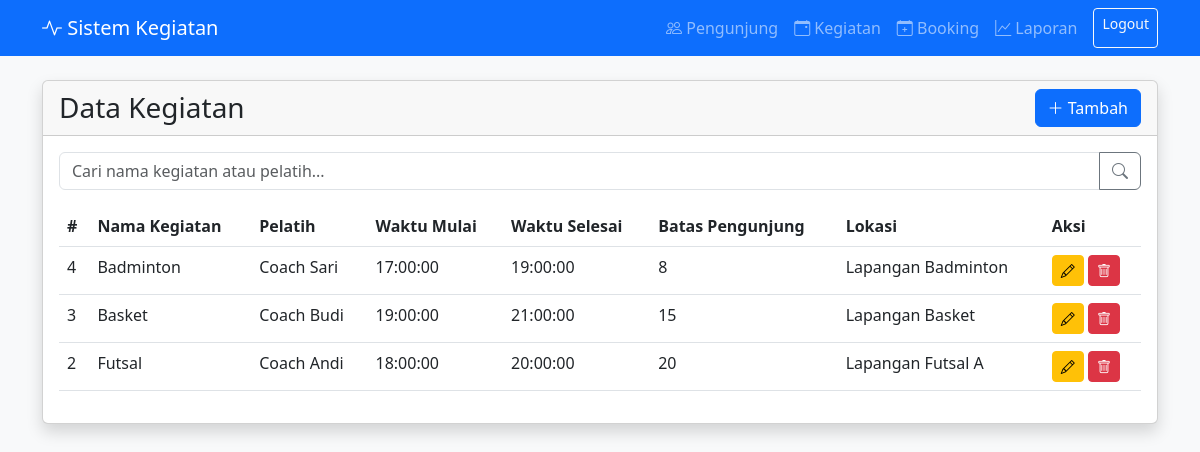
The page /kegiatan.php (signed in) on the database its author committed.
### tables this page shows
CREATE TABLE `kegiatan` (
  `id_kegiatan` int(11) NOT NULL,
  `nama_kegiatan` varchar(255) NOT NULL,
  `pelatih` varchar(100) NOT NULL,
  `waktu_mulai` time NOT NULL,
  `waktu_selesai` time NOT NULL,
  `batas_pengunjung` int(11) NOT NULL,
  `lokasi` varchar(100) NOT NULL,
  `status` enum('aktif','nonaktif') NOT NULL DEFAULT 'aktif'
);

### kegiatan.php (the view, shortened to what this page needs)
<?php
include 'config.php';
include 'header.php';
$search = '';
$params = [];
$sql = "SELECT * FROM kegiatan";
$sql .= " ORDER BY id_kegiatan DESC";
if ($params) {
    $stmt = mysqli_prepare($conn, $sql);
    mysqli_stmt_bind_param($stmt, ...$params);
    mysqli_stmt_execute($stmt);
    $result = mysqli_stmt_get_result($stmt);
} else {
    $result = mysqli_query($conn, $sql);
}
?>
<div class="card shadow">
  <div class="card-header d-flex justify-content-between align-items-center">
    <h3 class="mb-0">Data Kegiatan</h3>
    <div>
      <button class="btn btn-primary" data-bs-toggle="modal" data-bs-target="#tambahModal">
        <i class="bi bi-plus-lg"></i> Tambah
      </button>
    </div>
  </div>
  <div class="card-body">
    <form class="mb-3" method="GET" action="kegiatan.php">
      <div class="input-group">
        <input type="text" name="q" class="form-control" placeholder="Cari nama kegiatan atau pelatih..." value="<?= htmlspecialchars($search) ?>">
        <button class="btn btn-outline-secondary" type="submit"><i class="bi bi-search"></i></button>
      </div>
    </form>
    <table class="table table-hover">
      <thead>
        <tr>
          <th>#</th>
          <th>Nama Kegiatan</th>
          <th>Pelatih</th>
          <th>Waktu Mulai</th>
          <th>Waktu Selesai</th>
          <th>Batas Pengunjung</th>
          <th>Lokasi</th>
          <th>Aksi</th>
        </tr>
      </thead>
      <tbody>
        <?php while ($row = mysqli_fetch_assoc($result)): ?>
        <tr>
          <td><?= $row['id_kegiatan']; ?></td>
          <td><?= htmlspecialchars($row['nama_kegiatan']); ?></td>
          <td><?= htmlspecialchars($row['pelatih']); ?></td>
          <td><?= $row['waktu_mulai']; ?></td>
          <td><?= $row['waktu_selesai']; ?></td>
          <td><?= $row['batas_pengunjung']; ?></td>
          <td><?= htmlspecialchars($row['lokasi']); ?></td>
          <td>
            <button class="btn btn-sm btn-warning editBtn"
                    data-id="<?= $row['id_kegiatan'] ?>"
                    data-nama_kegiatan="<?= htmlspecialchars($row['nama_kegiatan'], ENT_QUOTES) ?>"
                    data-pelatih="<?= htmlspecialchars($row['pelatih'], ENT_QUOTES) ?>"
                    data-waktu_mulai="<?= $row['waktu_mulai'] ?>"
                    data-waktu_selesai="<?= $row['waktu_selesai'] ?>"
                    data-batas_pengunjung="<?= $row['batas_pengunjung'] ?>"
                    data-lokasi="<?= htmlspecialchars($row['lokasi'], ENT_QUOTES) ?>"
                    data-bs-toggle="modal" data-bs-target="#editModal">
              <i class="bi bi-pencil"></i>
            </button>
            <a href="kegiatan.php?hapus=<?= $row['id_kegiatan'] ?>" class="btn btn-sm btn-danger" onclick="return confirm('Yakin ingin menghapus?')">
              <i class="bi bi-trash"></i>
            </a>
          </td>
        </tr>
        <?php endwhile; ?>
      </tbody>
    </table>
  </div>
</div>
<?php include 'footer.php'; ?>

### rows shown on the page
kegiatan: id_kegiatan "4", nama_kegiatan "Badminton", pelatih "Coach Sari", waktu_mulai "17:00:00", waktu_selesai "19:00:00", batas_pengunjung "8", lokasi "Lapangan Badminton"
kegiatan: id_kegiatan "3", nama_kegiatan "Basket", pelatih "Coach Budi", waktu_mulai "19:00:00", waktu_selesai "21:00:00", batas_pengunjung "15", lokasi "Lapangan Basket"
kegiatan: id_kegiatan "2", nama_kegiatan "Futsal", pelatih "Coach Andi", waktu_mulai "18:00:00", waktu_selesai "20:00:00", batas_pengunjung "20", lokasi "Lapangan Futsal A"
